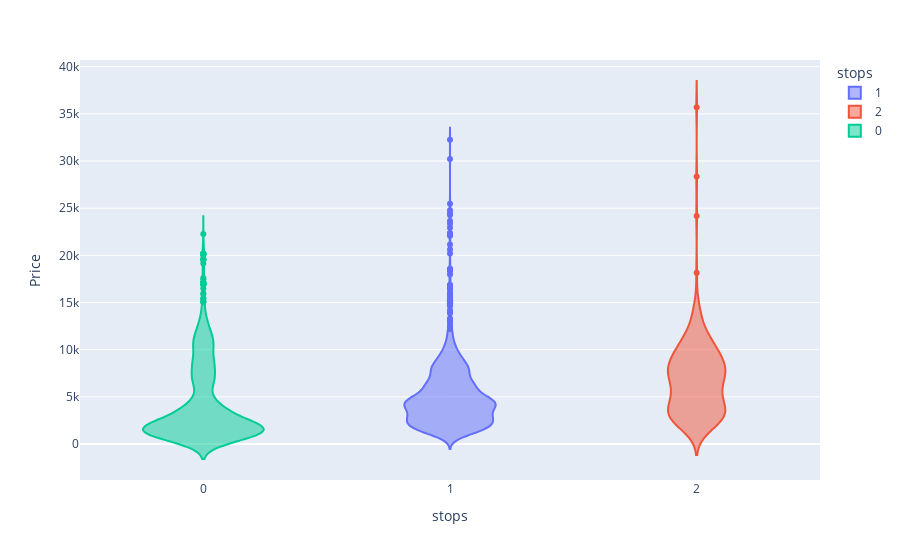

The notebook cell this image was saved under:
### Markdown cell above
#### La distribution du prix par nombre de stops

### Code cell
fig = px.violin(data, 
                x='stops', 
                y='Price', 
                color='stops'
                )
fig.show()

### Figure 1 — Plotly figure (JSON) as saved in the notebook; plotly's stock layout.template omitted (floating-point values rounded to 4 significant figures; data arrays with more than 128 entries replaced by an {"elided": "..."} marker saying what was removed)
{"data": [{"alignmentgroup": "True", "box": {"visible": false}, "hovertemplate": "stops=%{x}<br>Price=%{y}<extra></extra>", "legendgroup": "1", "marker": {"color": "#636efa"}, "name": "1", "offsetgroup": "1", "orientation": "v", "scalegroup": "True", "showlegend": true, "type": "violin", "x": {"elided": "2274 int values"}, "x0": " ", "xaxis": "x", "y": {"elided": "2274 float values"}, "y0": " ", "yaxis": "y"}, {"alignmentgroup": "True", "box": {"visible": false}, "hovertemplate": "stops=%{x}<br>Price=%{y}<extra></extra>", "legendgroup": "2", "marker": {"color": "#EF553B"}, "name": "2", "offsetgroup": "2", "orientation": "v", "scalegroup": "True", "showlegend": true, "type": "violin", "x": {"elided": "233 int values"}, "x0": " ", "xaxis": "x", "y": {"elided": "233 float values"}, "y0": " ", "yaxis": "y"}, {"alignmentgroup": "True", "box": {"visible": false}, "hovertemplate": "stops=%{x}<br>Price=%{y}<extra></extra>", "legendgroup": "0", "marker": {"color": "#00cc96"}, "name": "0", "offsetgroup": "0", "orientation": "v", "scalegroup": "True", "showlegend": true, "type": "violin", "x": {"elided": "1861 int values"}, "x0": " ", "xaxis": "x", "y": {"elided": "1861 float values"}, "y0": " ", "yaxis": "y"}], "layout": {"legend": {"title": {"text": "stops"}, "tracegroupgap": 0}, "margin": {"t": 60}, "violinmode": "overlay", "xaxis": {"anchor": "y", "categoryarray": [1, 2, 0], "categoryorder": "array", "domain": [0, 1], "title": {"text": "stops"}}, "yaxis": {"anchor": "x", "domain": [0, 1], "title": {"text": "Price"}}}}
